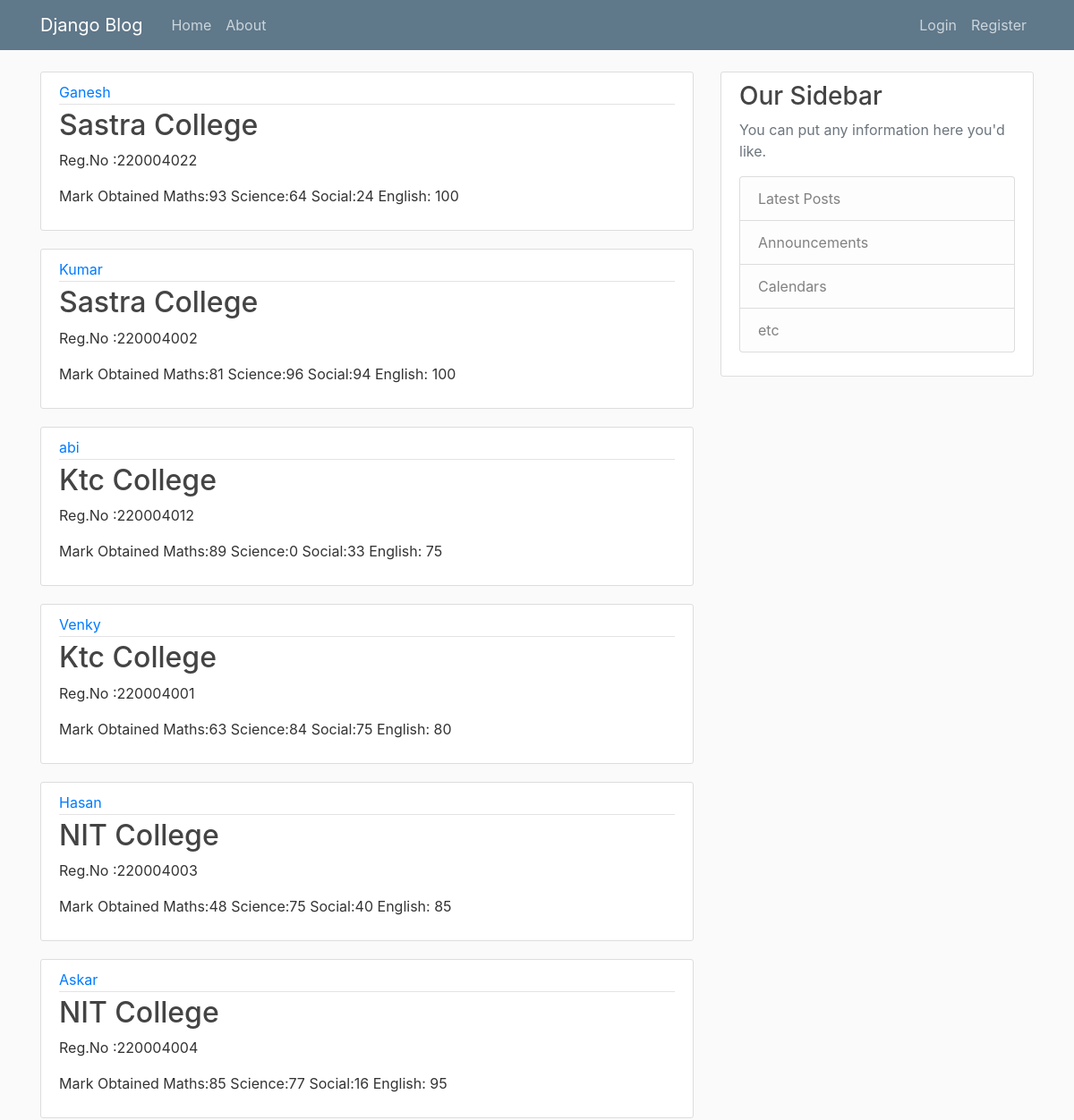
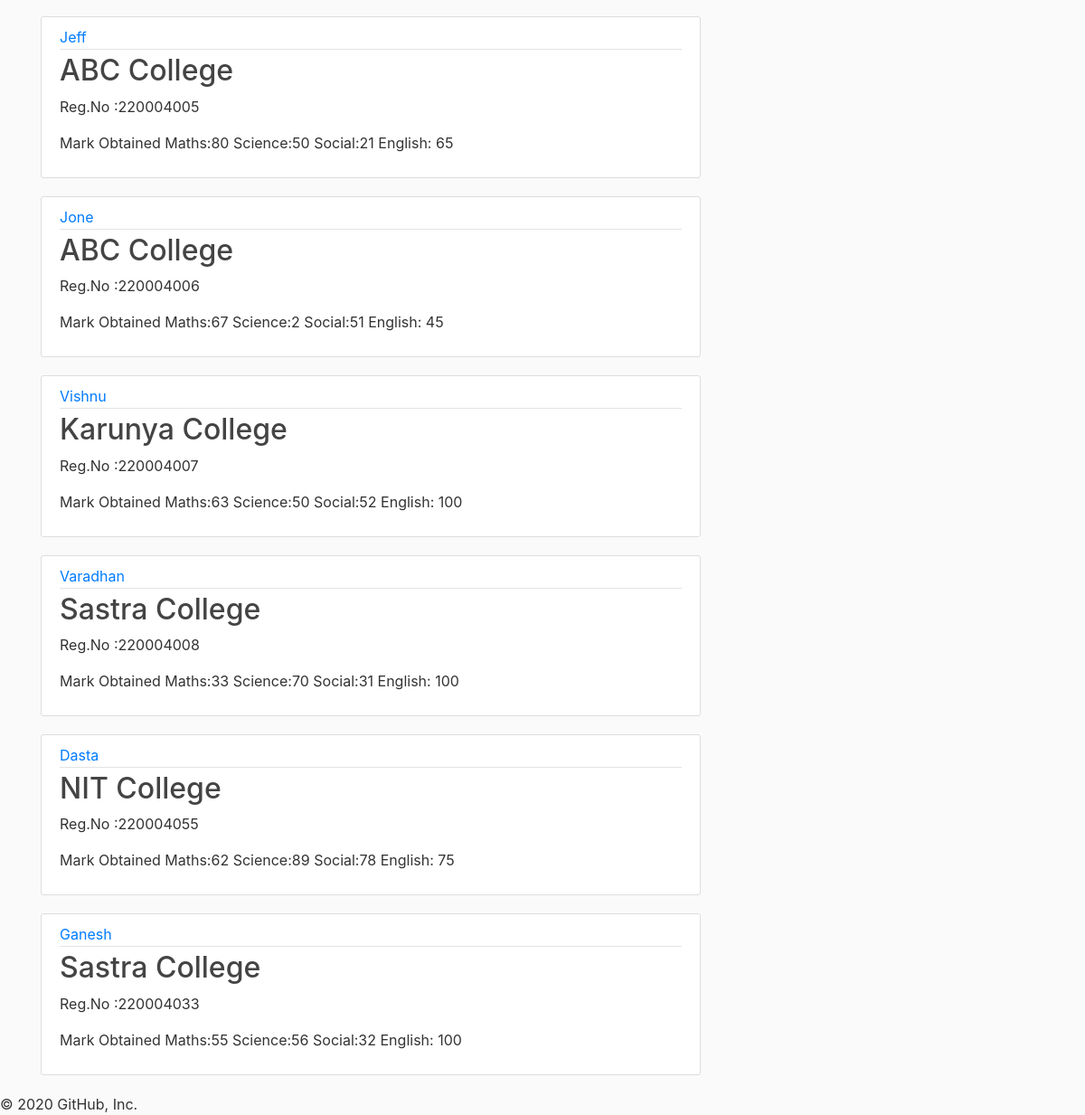
Screenshot of /about/about/ with the database file from the repository (2 pictures, top to bottom).
### blog/models.py (models this page shows, shortened)
class  Student(models.Model):
    name=models.CharField(max_length=100)
    Branch=models.TextField()
    college_name=models.CharField(max_length=100)
    reg_no=models.BigIntegerField()
    Mark_Obtained=models.IntegerField(default=0)
    maths=models.IntegerField()
    science=models.IntegerField()
    english=models.IntegerField()
    social=models.IntegerField()

### blog/views.py (the view)
# urls.py: path('about/',views.about,name='blog-about'),
def about(request):
    context={
        'Student':Student.objects.all()
    }
    return render(request,'blog/about.html',context)

### blog/templates/blog/about.html (shortened to what this page needs)
{% extends "blog/base.html" %}
{% block content %}
    {% for i in Student %}
    <article class="media content-section">
        <div class="media-body">
          <div class="article-metadata">
            <a class="mr-2" href="#">{{ i.name}}</a>
          </div>
          <h2><a class="article-title" href="#">{{ i.college_name}} College</a></h2>
          <p class="article-content">Reg.No :{{ i.reg_no}}</p>
          <p>Mark Obtained
            Maths:{{i.maths}}
            Science:{{i.science}}
            Social:{{i.social}}
            English: {{i.english}}</p>
        </div>
      </article>
    {% endfor %}
{% endblock content %}

### blog/templates/blog/base.html (shortened to what this page needs)
{% load static %}
<!DOCTYPE html>
<html lang="en">
<head>
    <link rel="stylesheet" href="https://maxcdn.bootstrapcdn.com/bootstrap/4.0.0/css/bootstrap.min.css">
</head>
<body>
    <header class="site-header">
        <nav class="navbar navbar-expand-md navbar-dark bg-steel fixed-top">
          <div class="container">
            <a class="navbar-brand mr-4" href="{% url 'blog-home' %}">Django Blog</a>
            <div class="collapse navbar-collapse" id="navbarToggle">
              <div class="navbar-nav mr-auto">
                <a class="nav-item nav-link" href="{% url 'blog-home' %}">Home</a>
                <a class="nav-item nav-link" href="{% url 'blog-about' %}">About</a>
              </div>
              <div class="navbar-nav">
                <a class="nav-item nav-link" href="#">Login</a>
                <a class="nav-item nav-link" href="#">Register</a>
              </div>
            </div>
          </div>
        </nav>
      </header>
      <main role="main" class="container">
        <div class="row">
          <div class="col-md-8">
            {% block content %}{% endblock %}
          </div>
          <div class="col-md-4">
            <div class="content-section">
              <h3>Our Sidebar</h3>
              <p class='text-muted'>You can put any information here you'd like.
                <ul class="list-group">
                  <li class="list-group-item list-group-item-light">Latest Posts</li>
                  <li class="list-group-item list-group-item-light">Announcements</li>
                  <li class="list-group-item list-group-item-light">Calendars</li>
                  <li class="list-group-item list-group-item-light">etc</li>
                </ul>
              </p>
            </div>
          </div>
        </div>
      </main>
      © 2020 GitHub, Inc.
</body>
</html>

### blog/templates/blog/base.html (style rules this page uses)
body { background: #fafafa; color: #333333; margin-top: 5rem; }
h1, h2, h3, h4, h5, h6 { color: #444444; }
ul { margin: 0; }
.bg-steel { background-color: #5f788a; }
.site-header .navbar-nav .nav-link { color:#cbd5db; }
.content-section { background: #ffffff; padding: 10px 20px; border: 1px solid #dddddd; border-radius: 3px; margin-bottom: 20px; }
.article-title { color: #444444; }
.article-content { white-space: pre-line; }
.article-metadata { padding-bottom: 1px; margin-bottom: 4px; border-bottom: 1px solid #e3e3e3 }

### rows the page displays
Student: name "Ganesh", college_name "Sastra", reg_no "220004022", maths "93", science "64", social "24", english "100"
Student: name "Kumar", college_name "Sastra", reg_no "220004002", maths "81", science "96", social "94", english "100"
Student: name "abi", college_name "Ktc", reg_no "220004012", maths "89", science "0", social "33", english "75"
Student: name "Venky", college_name "Ktc", reg_no "220004001", maths "63", science "84", social "75", english "80"
Student: name "Hasan", college_name "NIT", reg_no "220004003", maths "48", science "75", social "40", english "85"
Student: name "Askar", college_name "NIT", reg_no "220004004", maths "85", science "77", social "16", english "95"
Student: name "Jeff", college_name "ABC", reg_no "220004005", maths "80", science "50", social "21", english "65"
Student: name "Jone", college_name "ABC", reg_no "220004006", maths "67", science "2", social "51", english "45"
Student: name "Vishnu", college_name "Karunya", reg_no "220004007", maths "63", science "50", social "52", english "100"
Student: name "Varadhan", college_name "Sastra", reg_no "220004008", maths "33", science "70", social "31", english "100"
Student: name "Dasta", college_name "NIT", reg_no "220004055", maths "62", science "89", social "78", english "75"
Student: name "Ganesh", college_name "Sastra", reg_no "220004033", maths "55", science "56", social "32", english "100"
